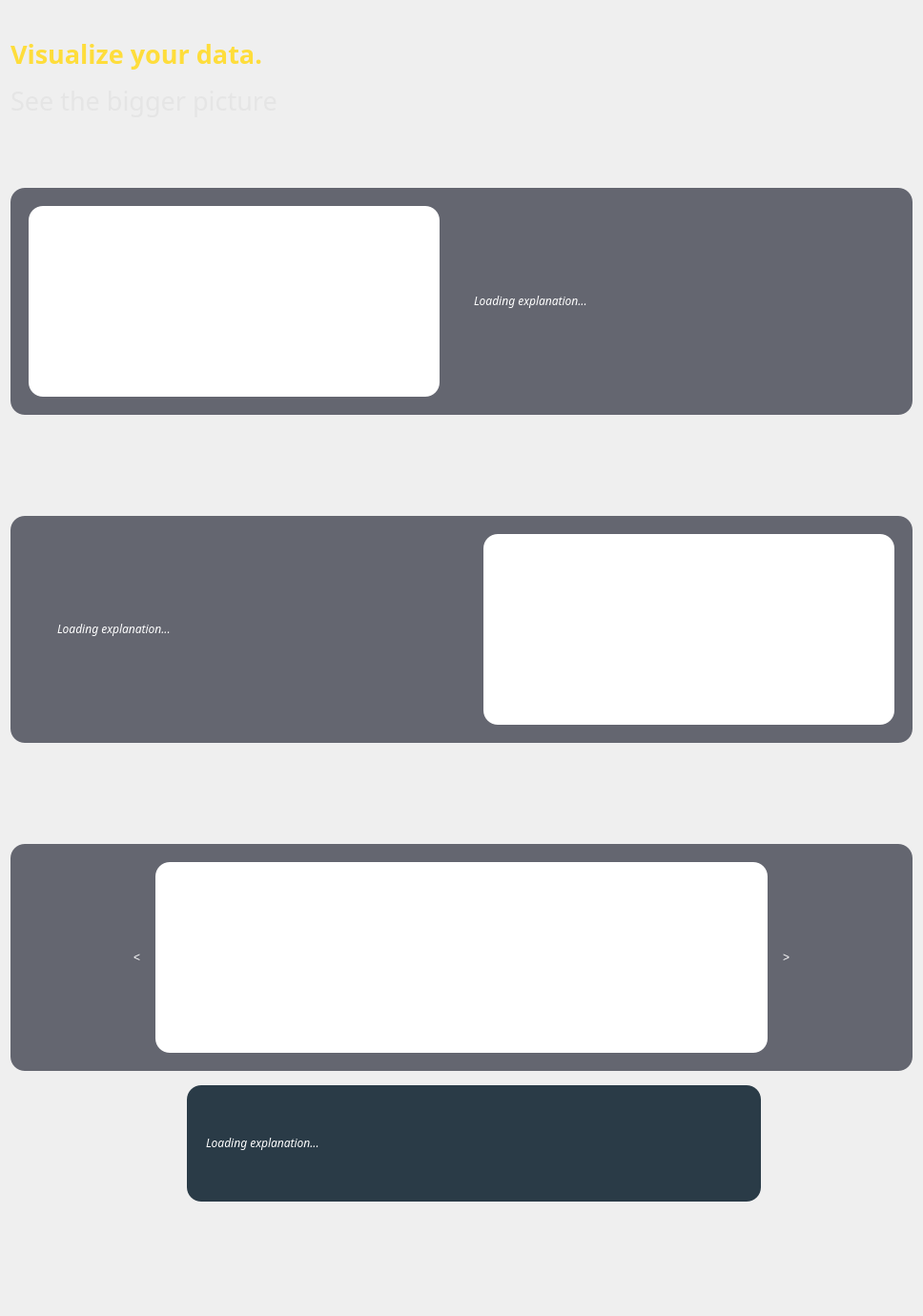
             <widget class="QWidget" name="scrollAreaWidgetContents_2">
              <property name="geometry">
               <rect>
                <x>0</x>
                <y>0</y>
                <width>968</width>
                <height>1380</height>
               </rect>
              </property>
              <property name="sizePolicy">
               <sizepolicy hsizetype="Preferred" vsizetype="Preferred">
                <horstretch>0</horstretch>
                <verstretch>0</verstretch>
               </sizepolicy>
              </property>
              <property name="minimumSize">
               <size>
                <width>0</width>
                <height>0</height>
               </size>
              </property>
              <layout class="QVBoxLayout" name="verticalLayout_16">
               <item>
                <widget class="QLabel" name="label_7">
                 <property name="font">
                  <font>
                   <family>Poppins</family>
                   <pointsize>12</pointsize>
                  </font>
                 </property>
                 <property name="text">
                  <string>&lt;html&gt;&lt;head/&gt;&lt;body&gt;&lt;p&gt;&lt;span style=&quot; font-size:20pt; font-weight:600; color:#fedd3b;&quot;&gt;Visualize your data.&lt;/span&gt;&lt;/p&gt;&lt;p&gt;&lt;span style=&quot; font-size:20pt; color:#e5e5e5;&quot;&gt;See the bigger picture&lt;/span&gt;&lt;/p&gt;&lt;/body&gt;&lt;/html&gt;</string>
                 </property>
                </widget>
               </item>
               <item>
                <spacer name="verticalSpacer_3">
                 <property name="orientation">
                  <enum>Qt::Vertical</enum>
                 </property>
                 <property name="sizeType">
                  <enum>QSizePolicy::Fixed</enum>
                 </property>
                 <property name="sizeHint" stdset="0">
                  <size>
                   <width>20</width>
                   <height>40</height>
                  </size>
                 </property>
                </spacer>
               </item>
               <item>
                <widget class="QFrame" name="frame_20">
                 <property name="sizePolicy">
                  <sizepolicy hsizetype="Preferred" vsizetype="Minimum">
                   <horstretch>0</horstretch>
                   <verstretch>0</verstretch>
                  </sizepolicy>
                 </property>
                 <property name="minimumSize">
                  <size>
                   <width>0</width>
                   <height>0</height>
                  </size>
                 </property>
                 <property name="baseSize">
                  <size>
                   <width>0</width>
                   <height>0</height>
                  </size>
                 </property>
                 <property name="styleSheet">
                  <string notr="true">
padding:10px;
background-color: rgb(100, 102, 112);
border-radius:15px;
</string>
                 </property>
                 <property name="frameShape">
                  <enum>QFrame::StyledPanel</enum>
                 </property>
                 <property name="frameShadow">
                  <enum>QFrame::Raised</enum>
                 </property>
                 <layout class="QHBoxLayout" name="horizontalLayout_17">
                  <item>
                   <widget class="QWidget" name="VI_Graph1" native="true">
                    <property name="minimumSize">
                     <size>
                      <width>0</width>
                      <height>200</height>
                     </size>
                    </property>
                    <property name="styleSheet">
                     <string notr="true">background-color: white;</string>
                    </property>
                   </widget>
                  </item>
                  <item>
                   <spacer name="horizontalSpacer_31">
                    <property name="orientation">
                     <enum>Qt::Horizontal</enum>
                    </property>
                    <property name="sizeType">
                     <enum>QSizePolicy::Fixed</enum>
                    </property>
                    <property name="sizeHint" stdset="0">
                     <size>
                      <width>20</width>
                      <height>20</height>
                     </size>
                    </property>
                   </spacer>
                  </item>
                  <item>
                   <widget class="QLabel" name="VI_LGraph1">
                    <property name="minimumSize">
                     <size>
                      <width>300</width>
                      <height>0</height>
                     </size>
                    </property>
                    <property name="font">
                     <font>
                      <family>Poppins</family>
                      <pointsize>9</pointsize>
                     </font>
                    </property>
                    <property name="styleSheet">
                     <string notr="true">color: white;</string>
                    </property>
                    <property name="text">
                     <string>&lt;html&gt;&lt;head/&gt;&lt;body&gt;&lt;p align=&quot;justify&quot;&gt;&lt;span style=&quot; font-style:italic;&quot;&gt;Loading explanation...&lt;/span&gt;&lt;/p&gt;&lt;/body&gt;&lt;/html&gt;</string>
                    </property>
                    <property name="alignment">
                     <set>Qt::AlignJustify|Qt::AlignVCenter</set>
                    </property>
                    <property name="wordWrap">
                     <bool>true</bool>
                    </property>
                   </widget>
                  </item>
                  <item>
                   <spacer name="horizontalSpacer_37">
                    <property name="orientation">
                     <enum>Qt::Horizontal</enum>
                    </property>
                    <property name="sizeType">
                     <enum>QSizePolicy::Fixed</enum>
                    </property>
                    <property name="sizeHint" stdset="0">
                     <size>
                      <width>20</width>
                      <height>20</height>
                     </size>
                    </property>
                   </spacer>
                  </item>
                 </layout>
                </widget>
               </item>
               <item>
                <spacer name="verticalSpacer_16">
                 <property name="orientation">
                  <enum>Qt::Vertical</enum>
                 </property>
                 <property name="sizeType">
                  <enum>QSizePolicy::Fixed</enum>
                 </property>
                 <property name="sizeHint" stdset="0">
                  <size>
                   <width>20</width>
                   <height>100</height>
                  </size>
                 </property>
                </spacer>
               </item>
               <item>
                <widget class="QFrame" name="frame_24">
                 <property name="minimumSize">
                  <size>
                   <width>0</width>
                   <height>0</height>
                  </size>
                 </property>
                 <property name="styleSheet">
                  <string notr="true">padding:10px;
background-color: rgb(100, 102, 112);
border-radius:15px;
</string>
                 </property>
                 <property name="frameShape">
                  <enum>QFrame::StyledPanel</enum>
                 </property>
                 <property name="frameShadow">
                  <enum>QFrame::Raised</enum>
                 </property>
                 <layout class="QHBoxLayout" name="horizontalLayout_18">
                  <item>
                   <spacer name="horizontalSpacer_38">
                    <property name="orientation">
                     <enum>Qt::Horizontal</enum>
                    </property>
                    <property name="sizeType">
                     <enum>QSizePolicy::Fixed</enum>
                    </property>
                    <property name="sizeHint" stdset="0">
                     <size>
                      <width>20</width>
                      <height>20</height>
                     </size>
                    </property>
                   </spacer>
                  </item>
                  <item>
                   <widget class="QLabel" name="VI_LGraph2">
                    <property name="minimumSize">
                     <size>
                      <width>300</width>
                      <height>0</height>
                     </size>
                    </property>
                    <property name="font">
                     <font>
                      <family>Poppins</family>
                      <pointsize>9</pointsize>
                     </font>
                    </property>
                    <property name="styleSheet">
                     <string notr="true">color: white;</string>
                    </property>
                    <property name="text">
                     <string>&lt;html&gt;&lt;head/&gt;&lt;body&gt;&lt;p align=&quot;justify&quot;&gt;&lt;span style=&quot; font-style:italic;&quot;&gt;Loading explanation...&lt;/span&gt;&lt;/p&gt;&lt;/body&gt;&lt;/html&gt;</string>
                    </property>
                    <property name="alignment">
                     <set>Qt::AlignJustify|Qt::AlignVCenter</set>
                    </property>
                    <property name="wordWrap">
                     <bool>true</bool>
                    </property>
                   </widget>
                  </item>
                  <item>
                   <spacer name="horizontalSpacer_32">
                    <property name="orientation">
                     <enum>Qt::Horizontal</enum>
                    </property>
                    <property name="sizeType">
                     <enum>QSizePolicy::Fixed</enum>
                    </property>
                    <property name="sizeHint" stdset="0">
                     <size>
                      <width>20</width>
                      <height>20</height>
                     </size>
                    </property>
                   </spacer>
                  </item>
                  <item>
                   <widget class="QWidget" name="VI_Graph2" native="true">
                    <property name="minimumSize">
                     <size>
                      <width>0</width>
                      <height>200</height>
                     </size>
                    </property>
                    <property name="styleSheet">
                     <string notr="true">background-color: white;</string>
                    </property>
                   </widget>
                  </item>
                 </layout>
                </widget>
               </item>
               <item>
                <spacer name="verticalSpacer_4">
                 <property name="orientation">
                  <enum>Qt::Vertical</enum>
                 </property>
                 <property name="sizeType">
                  <enum>QSizePolicy::Fixed</enum>
                 </property>
                 <property name="sizeHint" stdset="0">
                  <size>
                   <width>20</width>
                   <height>100</height>
                  </size>
                 </property>
                </spacer>
               </item>
               <item>
                <widget class="QFrame" name="frame_22">
                 <property name="styleSheet">
                  <string notr="true">QFrame{
	padding:10px;
	background-color: rgb(100, 102, 112);
	border-radius:15px;
}
QWidget{
	border-radius:15px;
}
QPushButton{
	background-color: rgb(100, 102, 112);
}
QPushButton:hover {
	background-color: rgb(93, 96, 107);
	border-radius:6px;
}</string>
                 </property>
                 <property name="frameShape">
                  <enum>QFrame::StyledPanel</enum>
                 </property>
                 <property name="frameShadow">
                  <enum>QFrame::Raised</enum>
                 </property>
                 <layout class="QHBoxLayout" name="horizontalLayout_16">
                  <item>
                   <spacer name="horizontalSpacer_33">
                    <property name="orientation">
                     <enum>Qt::Horizontal</enum>
                    </property>
                    <property name="sizeType">
                     <enum>QSizePolicy::Fixed</enum>
                    </property>
                    <property name="sizeHint" stdset="0">
                     <size>
                      <width>100</width>
                      <height>20</height>
                     </size>
                    </property>
                   </spacer>
                  </item>
                  <item>
                   <widget class="QPushButton" name="AN_backButton">
                    <property name="sizePolicy">
                     <sizepolicy hsizetype="Maximum" vsizetype="Maximum">
                      <horstretch>0</horstretch>
                      <verstretch>0</verstretch>
                     </sizepolicy>
                    </property>
                    <property name="cursor">
                     <cursorShape>PointingHandCursor</cursorShape>
                    </property>
                    <property name="styleSheet">
                     <string notr="true">border: none;
color: rgb(255, 255, 255);
padding: 10px;</string>
                    </property>
                    <property name="text">
                     <string>&lt;</string>
                    </property>
                    <property name="iconSize">
                     <size>
                      <width>40</width>
                      <height>40</height>
                     </size>
                    </property>
                   </widget>
                  </item>
                  <item>
                   <widget class="QWidget" name="VI_Graph3" native="true">
                    <property name="minimumSize">
                     <size>
                      <width>0</width>
                      <height>200</height>
                     </size>
                    </property>
                    <property name="baseSize">
                     <size>
                      <width>0</width>
                      <height>0</height>
                     </size>
                    </property>
                    <property name="styleSheet">
                     <string notr="true">background-color: rgb(255, 255, 255);</string>
                    </property>
                   </widget>
                  </item>
                  <item>
                   <widget class="QPushButton" name="AN_forwardButton">
                    <property name="sizePolicy">
                     <sizepolicy hsizetype="Maximum" vsizetype="Maximum">
                      <horstretch>0</horstretch>
                      <verstretch>0</verstretch>
                     </sizepolicy>
                    </property>
                    <property name="cursor">
                     <cursorShape>PointingHandCursor</cursorShape>
                    </property>
                    <property name="styleSheet">
                     <string notr="true">border: none;
color: rgb(255, 255, 255);
padding: 10px;</string>
                    </property>
                    <property name="text">
                     <string>&gt;</string>
                    </property>
                    <property name="iconSize">
                     <size>
                      <width>40</width>
                      <height>40</height>
                     </size>
                    </property>
                   </widget>
                  </item>
                  <item>
                   <spacer name="horizontalSpacer_34">
                    <property name="orientation">
                     <enum>Qt::Horizontal</enum>
                    </property>
                    <property name="sizeType">
                     <enum>QSizePolicy::Fixed</enum>
                    </property>
                    <property name="sizeHint" stdset="0">
                     <size>
                      <width>100</width>
                      <height>20</height>
                     </size>
                    </property>
                   </spacer>
                  </item>
                 </layout>
                </widget>
               </item>
               <item>
                <widget class="QFrame" name="frame_34">
                 <property name="font">
                  <font>
                   <family>Poppins</family>
                   <pointsize>10</pointsize>
                  </font>
                 </property>
                 <property name="styleSheet">
                  <string notr="true">border-radius:15px;</string>
                 </property>
                 <property name="frameShape">
                  <enum>QFrame::StyledPanel</enum>
                 </property>
                 <property name="frameShadow">
                  <enum>QFrame::Raised</enum>
                 </property>
                 <layout class="QHBoxLayout" name="horizontalLayout_31">
                  <item>
                   <spacer name="horizontalSpacer_35">
                    <property name="orientation">
                     <enum>Qt::Horizontal</enum>
                    </property>
                    <property name="sizeType">
                     <enum>QSizePolicy::Fixed</enum>
                    </property>
                    <property name="sizeHint" stdset="0">
                     <size>
                      <width>120</width>
                      <height>20</height>
                     </size>
                    </property>
                   </spacer>
                  </item>
                  <item>
                   <widget class="QLabel" name="VI_botLogo">
                    <property name="minimumSize">
                     <size>
                      <width>50</width>
                      <height>50</height>
                     </size>
                    </property>
                    <property name="maximumSize">
                     <size>
                      <width>50</width>
                      <height>50</height>
                     </size>
                    </property>
                    <property name="text">
                     <string/>
                    </property>
                    <property name="pixmap">
                     <pixmap>../Assets/chatbot/chatbot-blue.png</pixmap>
                    </property>
                    <property name="scaledContents">
                     <bool>true</bool>
                    </property>
                   </widget>
                  </item>
                  <item>
                   <widget class="QLabel" name="VI_LGraph3">
                    <property name="font">
                     <font>
                      <family>Poppins</family>
                      <pointsize>9</pointsize>
                     </font>
                    </property>
                    <property name="styleSheet">
                     <string notr="true">color: white;
background-color: #2A3B47;
padding:20px;</string>
                    </property>
                    <property name="text">
                     <string>&lt;html&gt;&lt;head/&gt;&lt;body&gt;&lt;p align=&quot;justify&quot;&gt;&lt;span style=&quot; font-style:italic;&quot;&gt;Loading explanation...&lt;/span&gt;&lt;/p&gt;&lt;/body&gt;&lt;/html&gt;</string>
                    </property>
                    <property name="alignment">
                     <set>Qt::AlignJustify|Qt::AlignVCenter</set>
                    </property>
                    <property name="wordWrap">
                     <bool>true</bool>
                    </property>
                   </widget>
                  </item>
                  <item>
                   <spacer name="horizontalSpacer_36">
                    <property name="orientation">
                     <enum>Qt::Horizontal</enum>
                    </property>
                    <property name="sizeType">
                     <enum>QSizePolicy::Fixed</enum>
                    </property>
                    <property name="sizeHint" stdset="0">
                     <size>
                      <width>150</width>
                      <height>20</height>
                     </size>
                    </property>
                   </spacer>
                  </item>
                 </layout>
                </widget>
               </item>
               <item>
                <spacer name="verticalSpacer_17">
                 <property name="orientation">
                  <enum>Qt::Vertical</enum>
                 </property>
                 <property name="sizeType">
                  <enum>QSizePolicy::Fixed</enum>
                 </property>
                 <property name="sizeHint" stdset="0">
                  <size>
                   <width>20</width>
                   <height>100</height>
                  </size>
                 </property>
                </spacer>
               </item>
              </layout>
             </widget>
